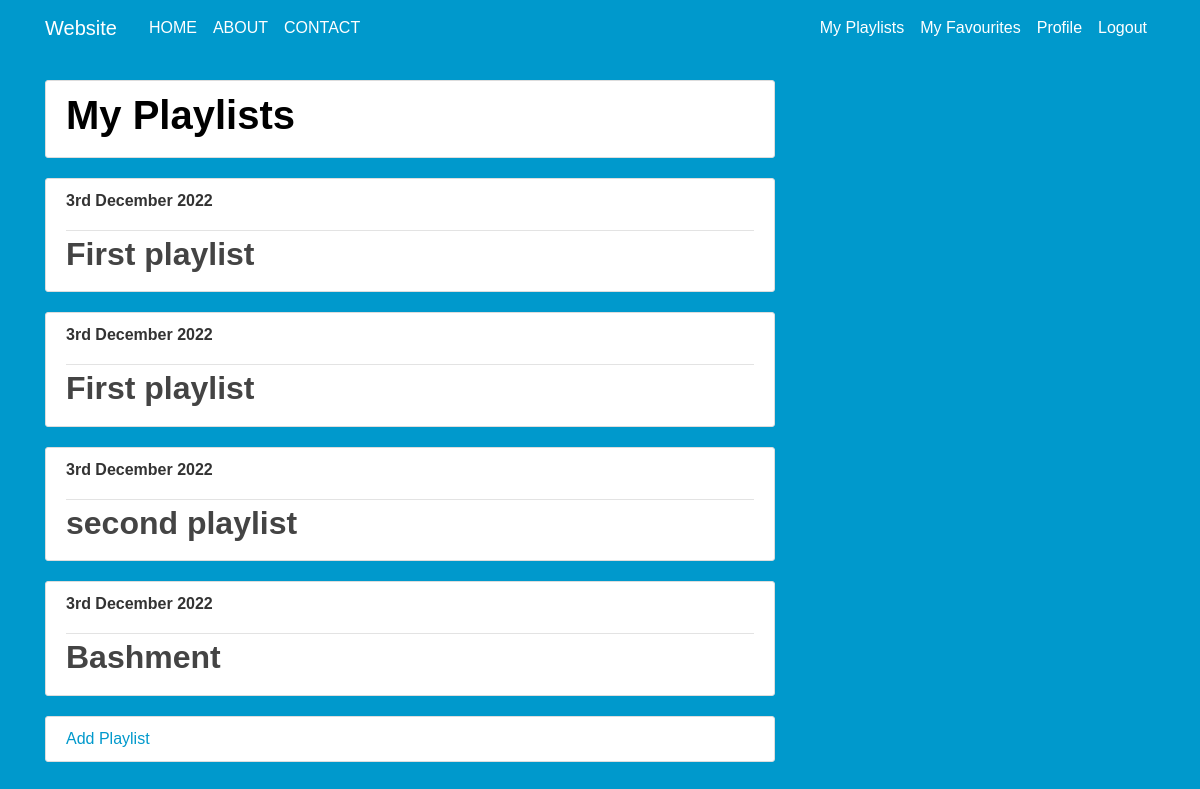
Page /playlist/ (signed in) on the committed database.
### music/models.py (models this page shows, shortened)
class Playlist(models.Model):
    User = settings.AUTH_USER_MODEL
    list_title = models.CharField(max_length=500)
    description = models.TextField(blank=True)
    creator = models.ForeignKey(User, on_delete=models.CASCADE)
    date_created = models.DateTimeField(default=timezone.now)
    image = models.ImageField(
        default="placeholder-image.png", upload_to="playlist_pics/"
    )

### music/views.py (the view)
# urls.py: path('playlist/', views.playlist, name='music-playlist'),
def playlist(request):
    context = {
        "playlists": Playlist.objects.all(),
        "user": User.objects.get(username=request.user),
    }
    return render(request, "music/playlist.html", context)

### music/templates/music/playlist.html (shortened to what this page needs)
{% extends "home/base.html" %}
{% block content %}
    <div class="content-section">
        <h1>My Playlists</h1>
    </div>
        {% for playlist in playlists %}
            {% if playlist.creator == user %}
                <article class="media content-section">
                    <div class="media-body">
                        <div class="article-metadata">
                            <p class="mr-2" style="text-align:left">{{ playlist.date_created|date:"jS F Y"  }}</p>
                        </div>
                        <h2><a class="article-title" href="{% url 'music-display_playlist' playlist.id %}">{{ playlist.list_title }}</a></h2>
                    </div>
                </article>
            {% endif %}
        {% endfor %}
    <article class="media content-section">
        <div class="media-body">
            <a href="{% url 'music-create_playlist' %}">Add Playlist</a>
        </div>
    </article>
{% endblock content %}

### home/static/home/main.css (style rules this page uses)
a { color: #0099cc; }
body { background: #0099cc; color: #333333; font-family: Helvetica; margin-top: 5rem; }
h1, h2, h3, h4, h5, h6 { color: #000000; font-weight: bold; }
p { font-weight: bold; text-align: center; }
.content-section { background: #ffffff; padding: 10px 20px; border: 1px solid #dddddd; border-radius: 3px; margin-bottom: 20px; }
.article-title { color: #444444; }
.article-metadata { padding-bottom: 1px; margin-bottom: 4px; border-bottom: 1px solid #e3e3e3 }

### rows in the picture
Playlist: date_created "3rd December 2022", list_title "First playlist"
Playlist: date_created "3rd December 2022", list_title "First playlist"
Playlist: date_created "3rd December 2022", list_title "second playlist"
Playlist: date_created "3rd December 2022", list_title "Bashment"
